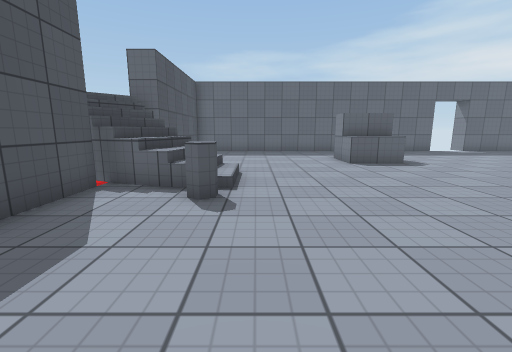
[1] (above)

15 first-person views from a walk through a Unity game level. The camera is 1.2 m above the floor, tilts 10° down and sees 90° across. The floor is counted in squares, 1 m on a side. Each view is taken from the middle of a square. On the plan, view 1 faces up. The plan holds only what a view shows up to about 12 squares ahead; the rest is blank. The place goes on beyond the plan. The player is left out. Door leaves are left out, so doorways stand open. Surface patterns are stand-ins for the level's own textures.

[2]
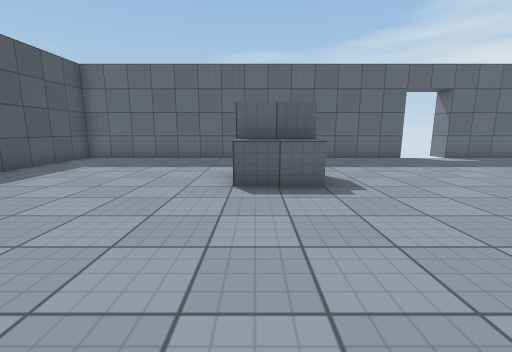

[3]
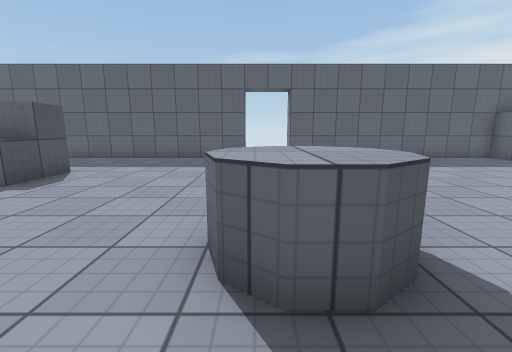

[4]
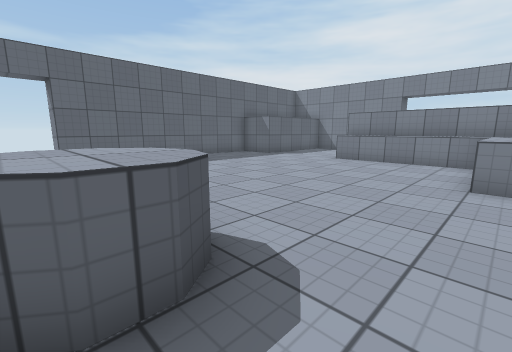

[5]
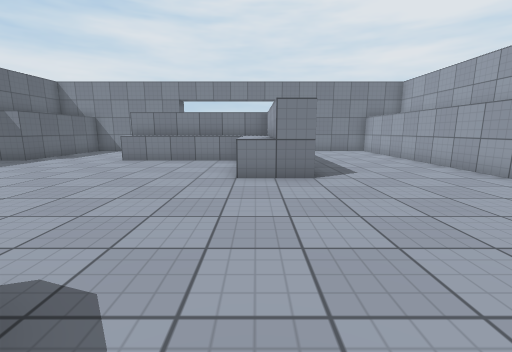

[6]
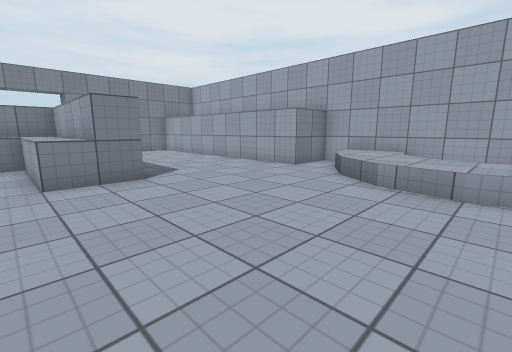

[7]
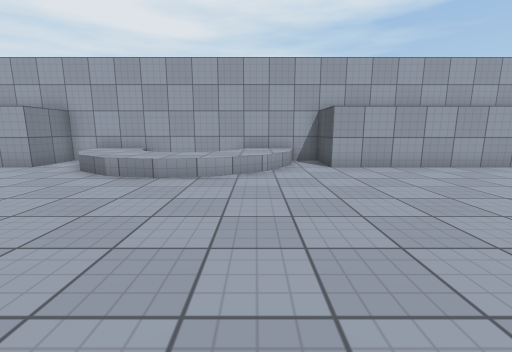

[8]
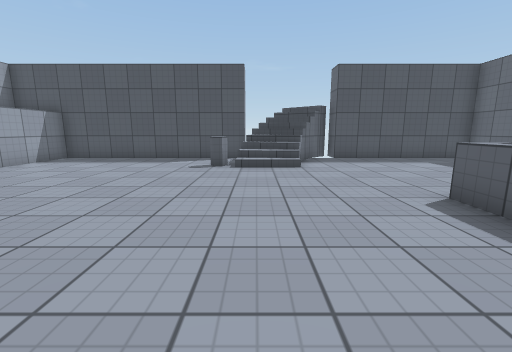

[9]
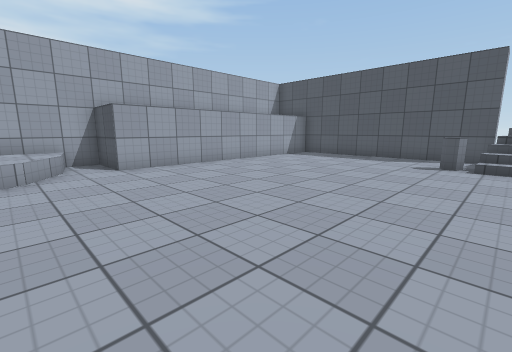

[10]
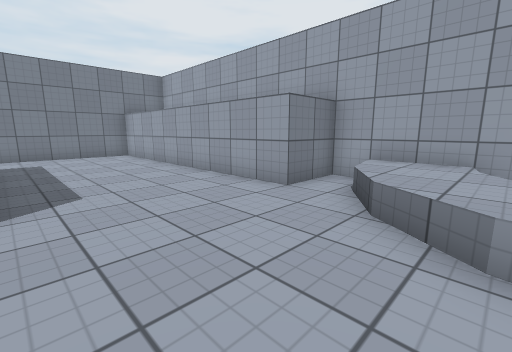

[11]
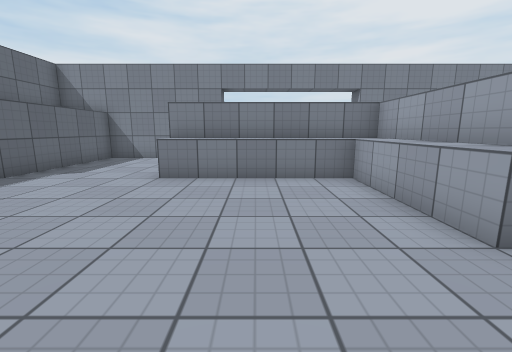

[12]
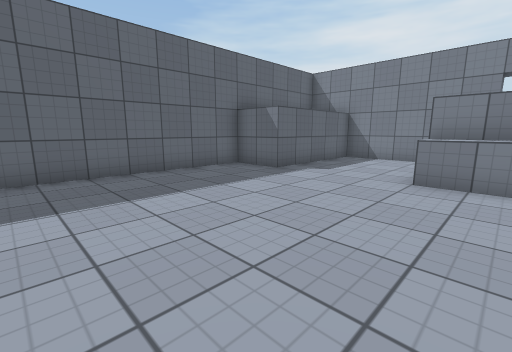

[13]
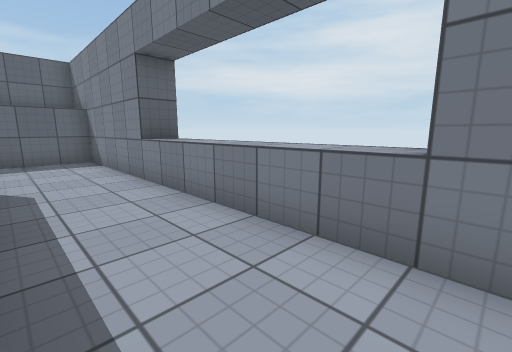

[14]
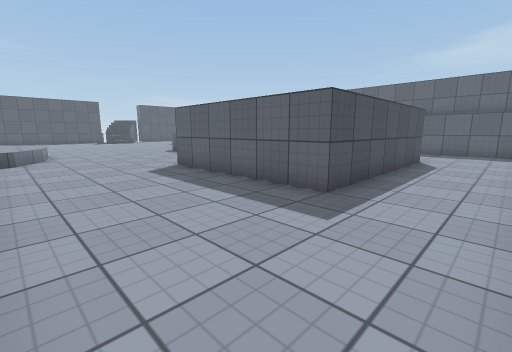

[15]
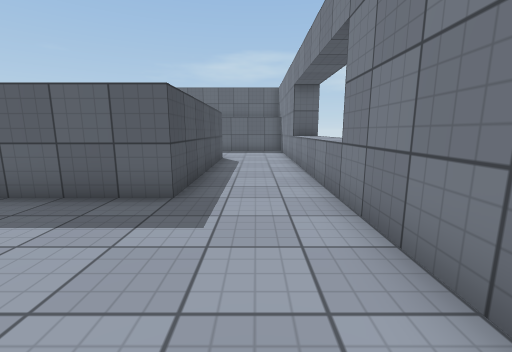

### Floor plan
Key: @ floor where view 1 was taken; # wall or solid block; . main floor; : floor 0.5 m higher than the main floor; / step, stairs or slope; D open door; = window, fence, low wall or low ledge; ≈ lava the walk keeps out of; ^ raised ledge.
Columns run from 5 left of view 1 to 27 right of it. Each row starts with its distance up from view 1.
 16   ##############DD##########
 15  #.........................#
 14  #.........................######
 13  #....... ......... ............#
 12  #....... ........  ............#
 11  #.......##......   ............#
 10  #.......^^.....    ............#
  9  ≈..............   ........^#...#
  8 //#=............   ........^#...^
  7 ≈////...........^^.........^#...^
  6  ≈#//...........^^.........^#...^
  5  #..=......................^#...^
  4  #.....................^^^^^#...^
  3  #.....................######...^
  2  #..............................#
  1  #..............................#
  0  #...@..........................#
 -1  #............./::/.............#
 -2  #............::::::............#
 -3  ###########./:/ ./:/.###########
 -4            #.::   .::.#
 -5            ############

Positions as (right, up) in squares from view 1, and headings:
1: (0, 0), facing up
2: (4, 4), facing up
3: (11, 4), facing up
4: (11, 4), facing up-right
5: (11, 4), facing right
6: (11, 5), facing down-right
7: (9, 6), facing down
8: (8, 6), facing left
9: (9, 6), facing down-left
10: (13, 2), facing down-right
11: (15, 7), facing right
12: (15, 8), facing up-right
13: (24, 2), facing up-right
14: (26, -2), facing up-left
15: (25, -2), facing up
